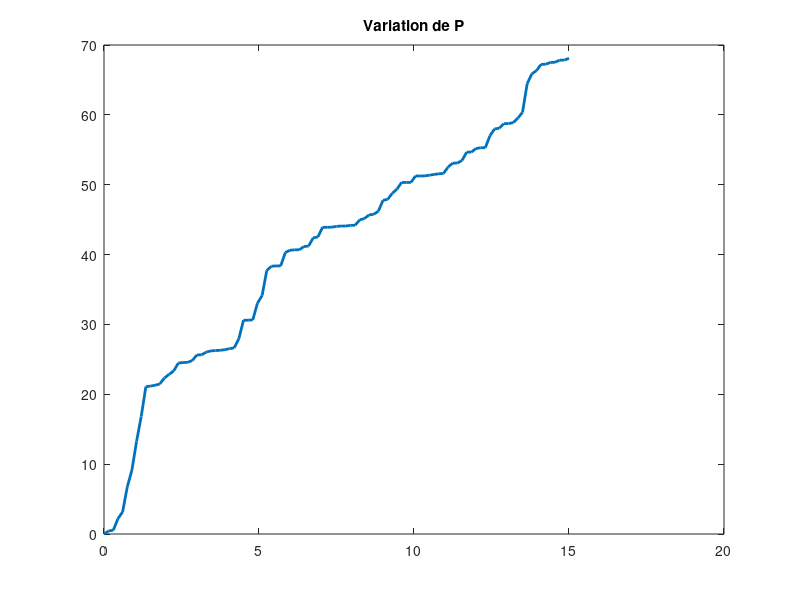

This figure's MATLAB source:
function [P,M]=Portefeuille()
T=15;
sigma=1.5;
alpha=0.3;
beta=0.5;
M0=10;
P0=10;
N=1000;
M(1)=M0;
P(1)=P0;
variation_M(1)=0;
variation_P(1)=0;
N=100;
deltat=T/N;
t=(0:N)*deltat;
for i=1:N
    g=randn;
    P(i+1)=P(i)-alpha*P(i)*deltat-beta*M(i)*deltat+sigma*sqrt(deltat)*g;
    M(i+1)=M(i)+P(i)*deltat;
    variation_M(i+1)=variation_M(i)+(M(i+1)-M(i))^2;
    variation_P(i+1)=variation_P(i)+(P(i+1)-P(i))^2;
end
%plot(t,variation_M,'LineWidth',2)
%title 'Variation de M'
plot(t,variation_P,'LineWidth',2)
title 'Variation de P'
end